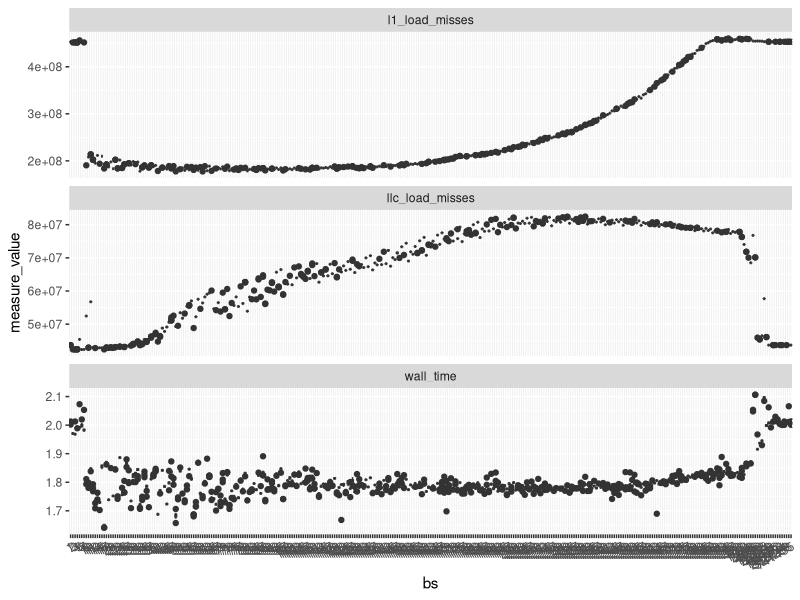

The R source for this figure:
library(tidyverse)

ggdat <- read_csv('./results_prod2-0175.csv', comment='#') %>%
  filter(algo=='tiled') %>%
  mutate(bs=factor(bs)) %>%
  gather(measure_type, measure_value, wall_time, l1_load_misses, llc_load_misses)

p <- ggplot(ggdat) +
  geom_boxplot(aes(bs, measure_value)) +
  facet_wrap(~ measure_type, ncol=1, scales='free_y') +
  theme(axis.text.x=element_text(angle=30, hjust=1))

ggsave('boxplot.png', p, width=60, height=21, limitsize=F)
